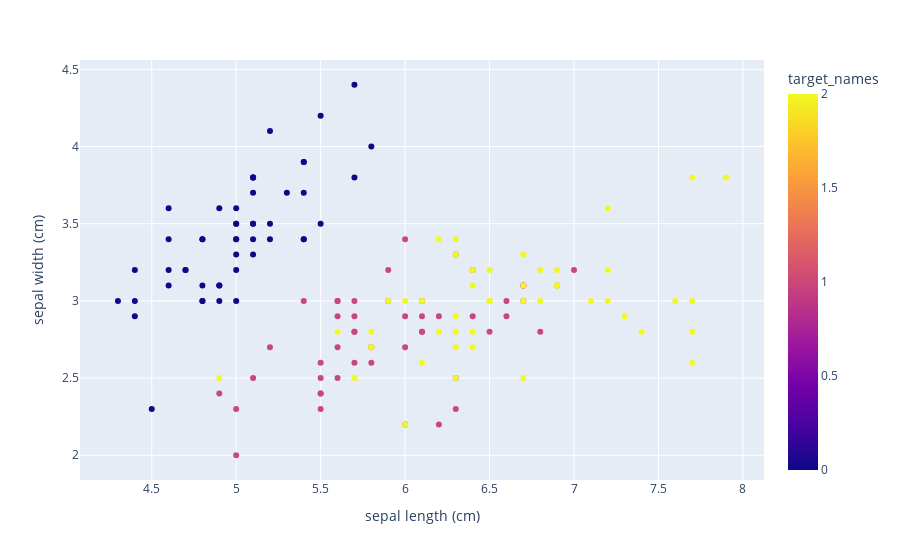

Notebook code for this chart:
### Code cell
import plotly.express as px
px.scatter(df, x='sepal length (cm)', y ='sepal width (cm)', color='target_names')

### Figure 1 — Plotly figure (JSON) as saved in the notebook; plotly's stock layout.template omitted (floating-point values rounded to 4 significant figures; data arrays with more than 128 entries replaced by an {"elided": "..."} marker saying what was removed)
{"data": [{"hovertemplate": "sepal length (cm)=%{x}<br>sepal width (cm)=%{y}<br>target_names=%{marker.color}<extra></extra>", "legendgroup": "", "marker": {"color": {"elided": "150 int values"}, "coloraxis": "coloraxis", "symbol": "circle"}, "mode": "markers", "name": "", "showlegend": false, "type": "scatter", "x": {"elided": "150 float values"}, "xaxis": "x", "y": {"elided": "150 float values"}, "yaxis": "y"}], "layout": {"coloraxis": {"colorbar": {"title": {"text": "target_names"}}, "colorscale": [[0, "#0d0887"], [0.1111, "#46039f"], [0.2222, "#7201a8"], [0.3333, "#9c179e"], [0.4444, "#bd3786"], [0.5556, "#d8576b"], [0.6667, "#ed7953"], [0.7778, "#fb9f3a"], [0.8889, "#fdca26"], [1, "#f0f921"]]}, "legend": {"tracegroupgap": 0}, "margin": {"t": 60}, "xaxis": {"anchor": "y", "domain": [0, 1], "title": {"text": "sepal length (cm)"}}, "yaxis": {"anchor": "x", "domain": [0, 1], "title": {"text": "sepal width (cm)"}}}}
